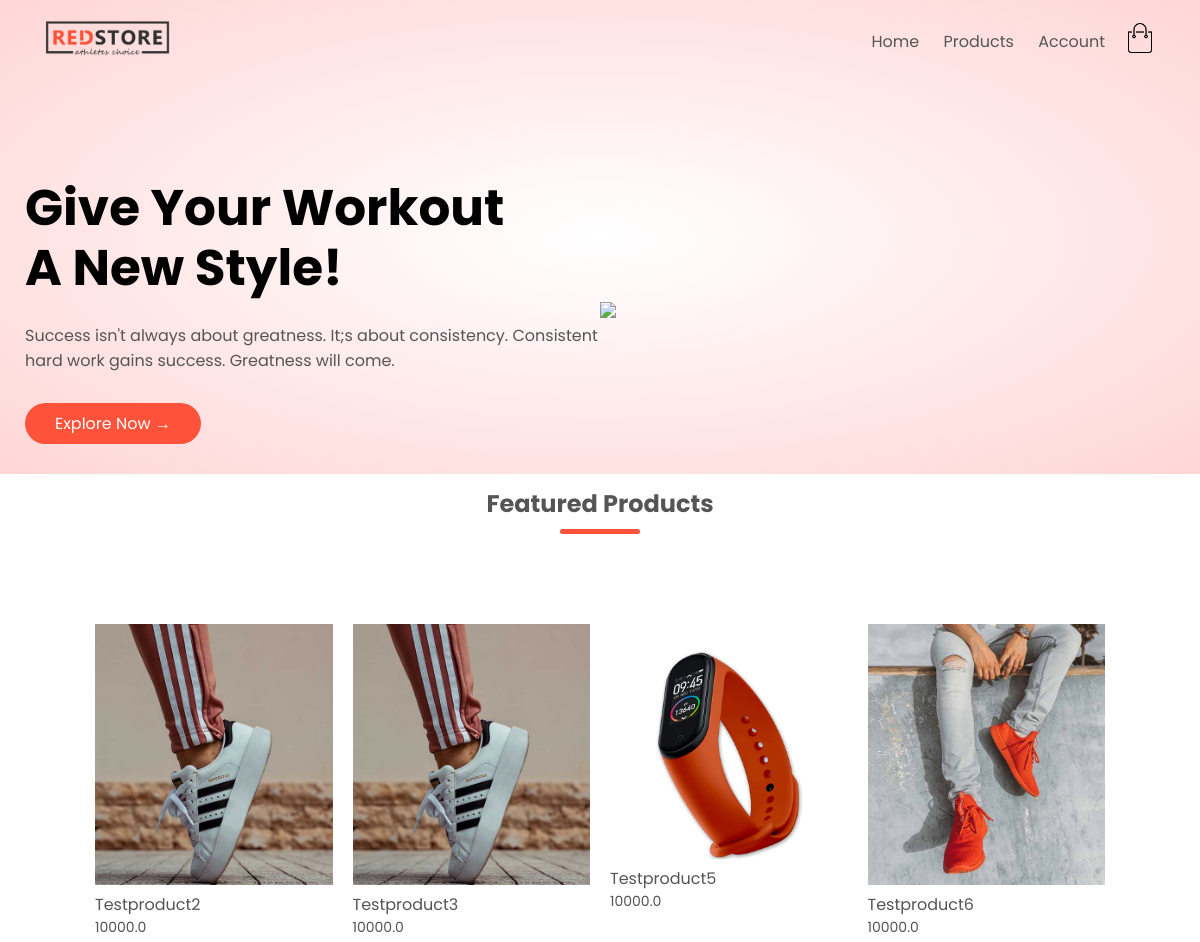
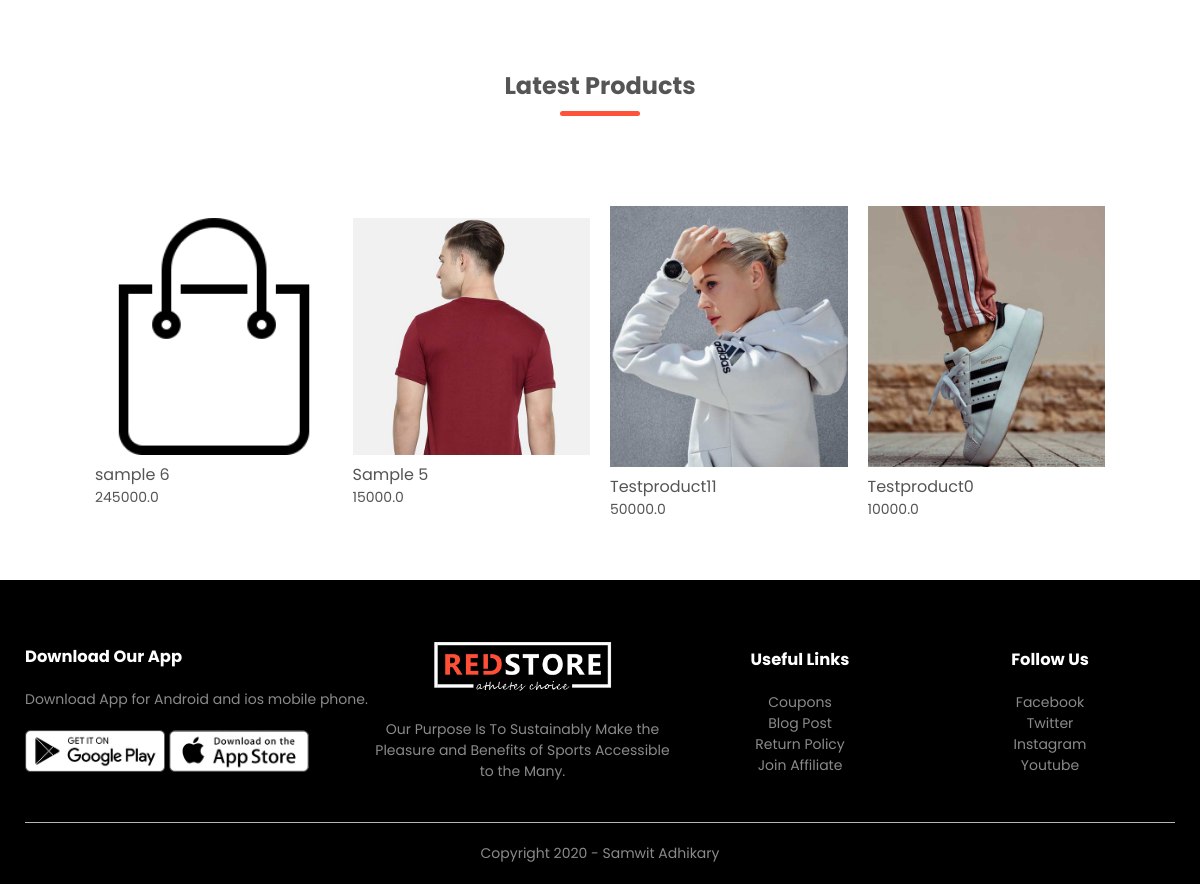
/, run on an earlier commit of the app's database (2 pictures, top to bottom).
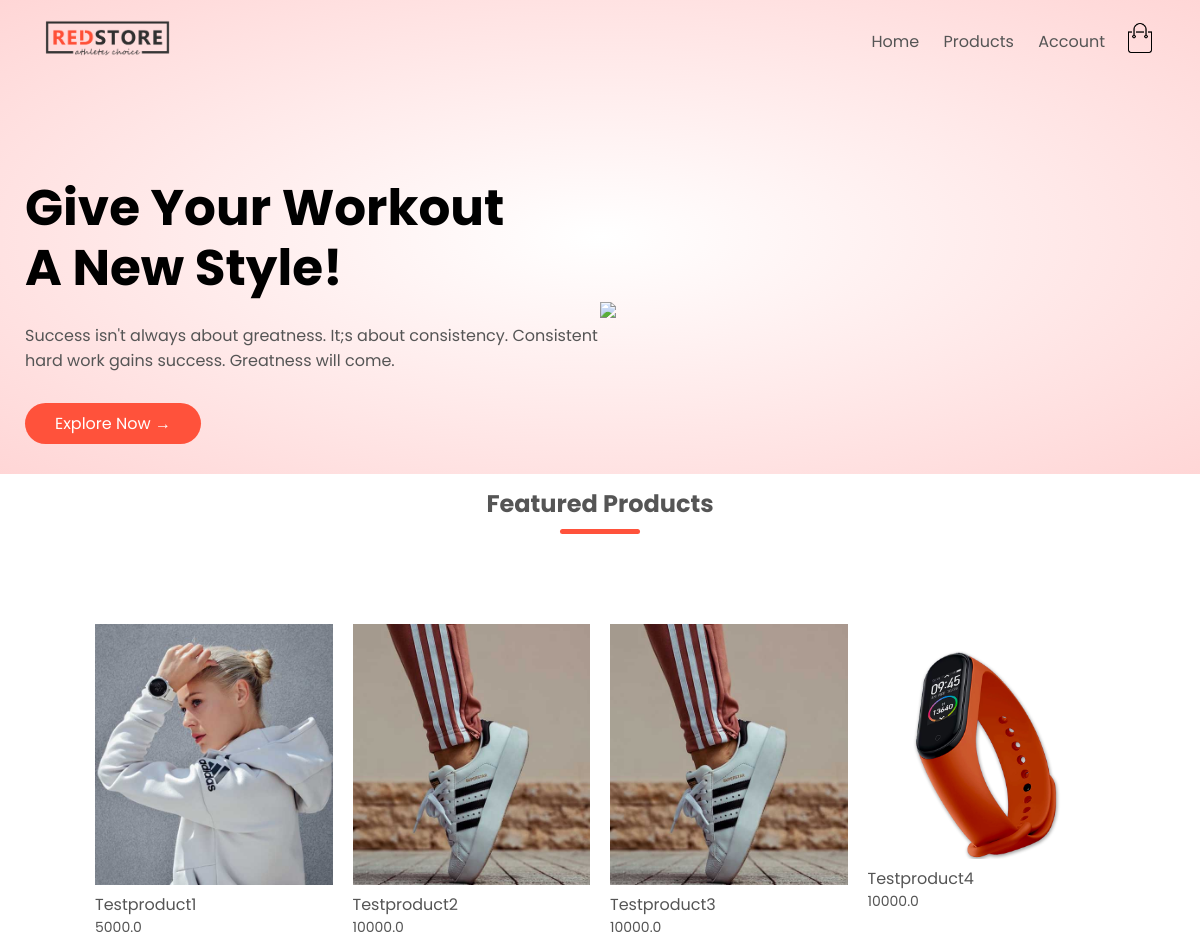
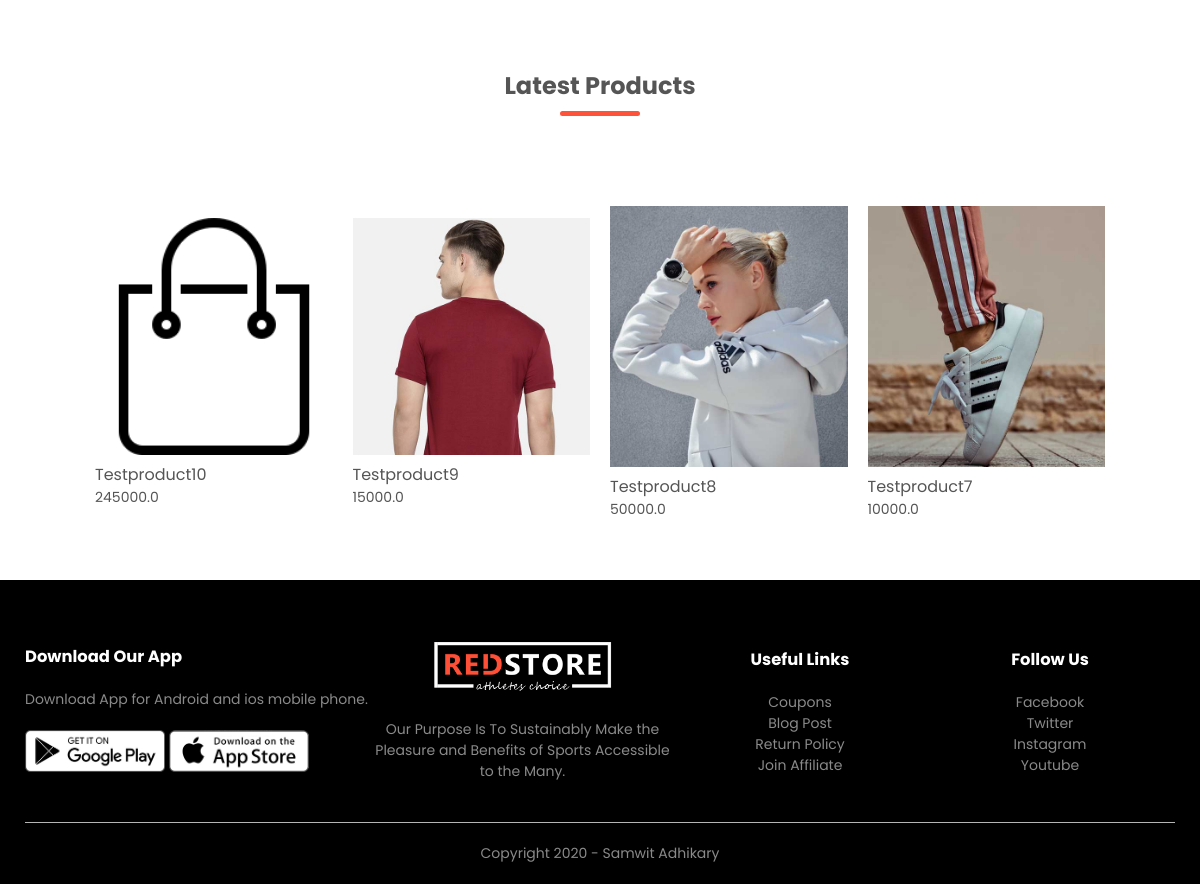
And on a later commit of the database (2 pictures, top to bottom).
### products/models.py (models this page shows, shortened)
class Product(models.Model):
    LIVE=1
    DELETE=0
    DELETE_CHOICES=((LIVE,'Live'),(DELETE,'Delete'))
    title=models.CharField(max_length=200)
    price=models.FloatField()
    description=models.TextField()
    image=models.ImageField(upload_to='media/')
    priority=models.IntegerField(default=0)
    delete_status=models.IntegerField(choices=DELETE_CHOICES,default=LIVE)
    created_at=models.DateTimeField(auto_now_add=True)
    updated_at=models.DateTimeField(auto_now=True)

### products/views.py (the view)
# urls.py: path('', views.index,name='home'),
def index(request):
    featured_products=Product.objects.order_by('priority')[:4]
    latest_products=Product.objects.order_by('-id')[:4]
    context={
        'featured_products':featured_products,
        'latest_products':latest_products
    }
    return render(request,'index.html',context)

### templates/index.html
{% extends 'blank_layout.html' %}
{% block banner %}
{% include 'banner_layout.html' %}
{% endblock banner %}
{% block content %}
{% include 'home_page_content.html' %}
{% endblock content %}

### templates/home_page_content.html
{% load static %}
<div class="small-container">
    <h2 class="title">Featured Products</h2>
    <div class="row">
        {% for product in featured_products %}
        <div class="col-4">
            <a href="{% url 'detail_product' product.id %}"><img src="{{ product.image.url }}"></a>
            <h4>{{ product.title }}</h4>
            <p>{{ product.price }}</p>
        </div>
        {% endfor %}
    </div>
    <h2 class="title">Latest Products</h2>
    <div class="row">
        {% for product in latest_products %}
        <div class="col-4">
            <a href="{% url 'detail_product' product.id %}"><img src="{{ product.image.url }}"></a>
            <h4>{{ product.title }}</h4>
            <p>{{ product.price }}</p>
        </div>
        {% endfor %}
    </div>
</div>

What changed in the data, as far as the page shows it:
no longer on this page (row edited): Product: image (picture), title "Testproduct6", price "10000.0", shown under "Featured Products"
now on this page (row edited): Product: image (picture), title "Testproduct1", price "5000.0", shown under "Featured Products"
changed Product: title "Testproduct5" → "Testproduct4"
changed Product: title "sample 6" → "Testproduct10"
changed Product: title "Sample 5" → "Testproduct9"
changed Product: title "Testproduct11" → "Testproduct8"
changed Product: title "Testproduct0" → "Testproduct7"
